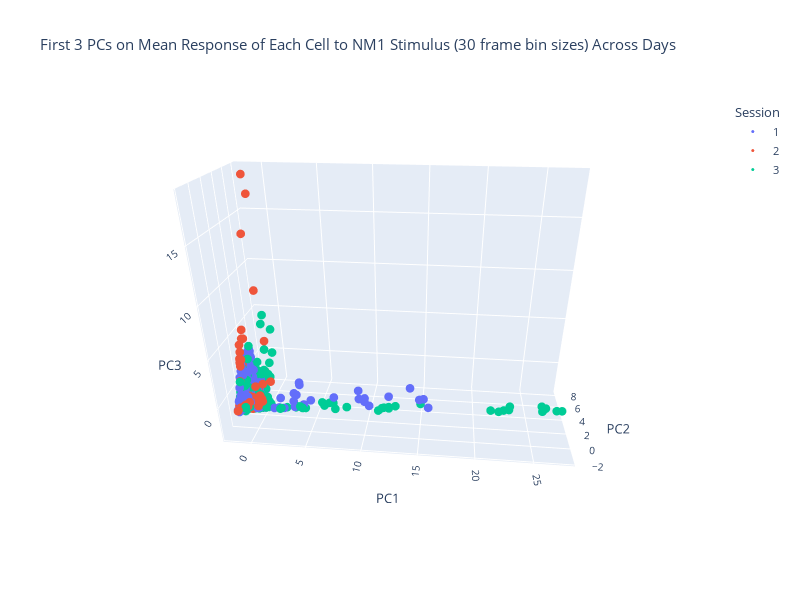

The notebook cell saved with this chart:
### Code cell
# PCA Model: 3D Visualization
fig = px.scatter_3d(transformed_data_pca, x=0, y=1, z=2, color="Session", labels = {"0": "PC1","1": "PC2", "2": "PC3"}, title = "First 3 PCs on Mean Response of Each Cell to NM1 Stimulus (30 frame bin sizes) Across Days")
fig.update_traces(marker_size=3) # reduce size of scatter points from default size
fig.update_layout(width=800, height=600, font_size=11, scene_aspectmode="data", scene_camera_eye= dict(x=0.2, y=-2.0, z=1)) # adjust plot appearance
fig.show()

### Figure 1 — Plotly figure (JSON) as saved in the notebook; plotly's stock layout.template omitted (floating-point values rounded to 4 significant figures; data arrays with more than 128 entries replaced by an {"elided": "..."} marker saying what was removed)
{"data": [{"hovertemplate": "Session=1<br>PC1=%{x}<br>PC2=%{y}<br>PC3=%{z}<extra></extra>", "legendgroup": "1", "marker": {"color": "#636efa", "size": 3, "symbol": "circle"}, "mode": "markers", "name": "1", "scene": "scene", "showlegend": true, "type": "scatter3d", "x": {"elided": "300 float values"}, "y": {"elided": "300 float values"}, "z": {"elided": "300 float values"}}, {"hovertemplate": "Session=2<br>PC1=%{x}<br>PC2=%{y}<br>PC3=%{z}<extra></extra>", "legendgroup": "2", "marker": {"color": "#EF553B", "size": 3, "symbol": "circle"}, "mode": "markers", "name": "2", "scene": "scene", "showlegend": true, "type": "scatter3d", "x": {"elided": "300 float values"}, "y": {"elided": "300 float values"}, "z": {"elided": "300 float values"}}, {"hovertemplate": "Session=3<br>PC1=%{x}<br>PC2=%{y}<br>PC3=%{z}<extra></extra>", "legendgroup": "3", "marker": {"color": "#00cc96", "size": 3, "symbol": "circle"}, "mode": "markers", "name": "3", "scene": "scene", "showlegend": true, "type": "scatter3d", "x": {"elided": "300 float values"}, "y": {"elided": "300 float values"}, "z": {"elided": "300 float values"}}], "layout": {"font": {"size": 11}, "height": 600, "legend": {"title": {"text": "Session"}, "tracegroupgap": 0}, "scene": {"aspectmode": "data", "aspectratio": {"x": 1.574, "y": 0.5488, "z": 1.158}, "camera": {"eye": {"x": 0.2, "y": -2, "z": 1}}, "domain": {"x": [0, 1], "y": [0, 1]}, "xaxis": {"title": {"text": "PC1"}, "type": "linear"}, "yaxis": {"title": {"text": "PC2"}, "type": "linear"}, "zaxis": {"title": {"text": "PC3"}, "type": "linear"}}, "title": {"text": "First 3 PCs on Mean Response of Each Cell to NM1 Stimulus (30 frame bin sizes) Across Days"}, "width": 800}}
